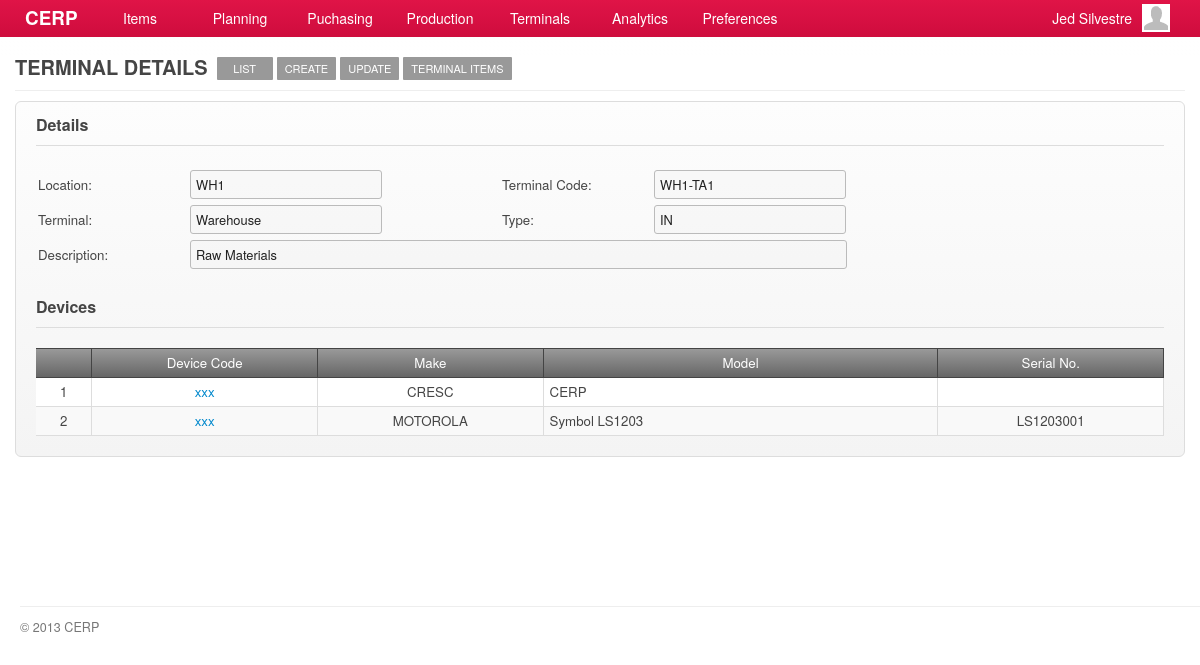
The app's page /account/terminals-show.php?tid=1 (signed in) with its own data.
### tables this page shows
CREATE TABLE `capabilities` (
  `id` int(11) NOT NULL AUTO_INCREMENT,
  `title` varchar(45) DEFAULT NULL,
  `name` varchar(45) DEFAULT NULL,
  `capability` varchar(45) DEFAULT NULL,
  `url` varchar(45) DEFAULT NULL,
  `parent` int(11) DEFAULT NULL,
  PRIMARY KEY (`id`)
);

CREATE TABLE `terminals` (
  `id` int(11) NOT NULL AUTO_INCREMENT,
  `location_id` int(11) DEFAULT NULL,
  `terminal_code` varchar(12) DEFAULT NULL,
  `terminal_name` varchar(45) DEFAULT NULL,
  `type` varchar(3) DEFAULT NULL,
  `description` varchar(100) DEFAULT NULL,
  `created_at` datetime DEFAULT NULL,
  `updated_at` datetime DEFAULT NULL,
  PRIMARY KEY (`id`)
);

CREATE TABLE `locations` (
  `id` int(11) NOT NULL AUTO_INCREMENT,
  `location_code` varchar(10) DEFAULT NULL,
  `location` varchar(45) DEFAULT NULL,
  `description` varchar(100) DEFAULT NULL,
  `parent` varchar(10) DEFAULT NULL,
  `created_at` timestamp NULL DEFAULT NULL,
  `updated_at` timestamp NULL DEFAULT NULL,
  PRIMARY KEY (`id`)
);

CREATE TABLE `terminal_devices` (
  `id` int(11) NOT NULL AUTO_INCREMENT,
  `terminal_id` int(11) DEFAULT NULL,
  `device_id` int(11) DEFAULT NULL,
  `created_at` datetime DEFAULT NULL,
  `updated_at` datetime DEFAULT NULL,
  PRIMARY KEY (`id`)
);

CREATE TABLE `devices` (
  `id` int(11) NOT NULL AUTO_INCREMENT,
  `device_code` varchar(10) DEFAULT NULL,
  `make` varchar(45) DEFAULT NULL,
  `model` varchar(45) DEFAULT NULL,
  `serial_no` varchar(45) DEFAULT NULL,
  `description` varchar(45) DEFAULT NULL,
  `created_at` datetime DEFAULT NULL,
  `updated_at` datetime DEFAULT NULL,
  PRIMARY KEY (`id`)
);

### include/general.class.php (called while the page is built, shortened)
<?php
require('database.class.php');
require('capabilities.class.php');
require('role.class.php');
$DB				= new MySQL;
  $DB->database	= "cerpdb";
  $DB->username	= "cerpuser";
  $DB->password	= "cerpuser";
  $DB->hostname	= "localhost";
$Capabilities	= new Capabilities($DB);
$Signed			= $_SESSION['user'];
$Role		= new Role($DB, $Signed['id']);
?>

### include/role.class.php (called while the page is built, shortened)
<?php
class Role
{
	private $DB;
	private $user_id;
	function Role($db, $uid) {
  	$this->DB = $db;
		$this->user_id = $uid;
  }
	function isCapableByName($cap_name) {
		foreach ($this->getUserRoles() as $user_role) {
			$result = $this->DB->Find('role_capabilities', array(
						  			'columns' 		=> 'role_capabilities.*',
						  			'joins' => 'INNER JOIN capabilities ON capabilities.id = role_capabilities.capability_id',
						  	    'conditions' 	=> 'capabilities.capability="'. $cap_name .'" AND role_id='. $user_role['role_id']));
			if(isset($result)) {
				return TRUE;
			}
		}
	}
	function getUserRoles() {
		$result = $this->DB->Get('user_roles', array(
						  			'columns' 		=> 'user_roles.role_id, roles.name',
						  			'joins' => 'INNER JOIN roles ON roles.id = user_roles.role_id',
						  	    'conditions' 	=> 'user_roles.user_id='. $this->user_id));
		if(isset($result)) {
			return $result;
		}
	}
}

### include/database.class.php (called while the page is built, shortened)
<?php
class MySQL {
  public $username	= "cerpuser";
  public $password	= "cerpuser";
  public $hostname	= "localhost";
  public function Connect() {
    $conn = mysql_connect($this->hostname, $this->username, $this->password) or die("<br/><span class='notice'><p class='error'><strong>ERROR!</strong> Unable to connect to MySQL! </p></span>");
    return $conn;
  }
  public function Query($sql) {
  	$conn = $this->Connect();
    $result = mysql_query($sql, $conn);
	return $result;
  }
	function Find($table, $args='') {
  	if (isset($args)) {
  	  $args['columns'] = (isset($args['columns']) ? $args['columns'] : '*');
  	  $args['joins'] = (isset($args['joins']) ? $args['joins'] : '');
	 	 	$args['conditions'] = ($args['conditions'] == '' ? '' : 'where '.$args['conditions']);
		}
		$sql = "SELECT ".$args['columns']." FROM ".$table." ".$args['joins']." ".$args['conditions'];
		$row = $this->IsEmpty($this->Query($sql));
		return mysql_fetch_array($row);
  }
  function Get($table, $args='') {
  	if (isset($args)) {
  	  $args['columns'] = (isset($args['columns']) ? $args['columns'] : '*');
  	  $args['joins'] = (isset($args['joins']) ? $args['joins'] : '');
		  $args['conditions'] = ($args['conditions'] == '' ? '' : 'WHERE '.$args['conditions']);
  	  $args['order'] = (isset($args['order']) ? ' ORDER BY '.$args['order'] : '');
  	  $args['limit'] = (isset($args['limit']) ? ' LIMIT '.$args['limit'] : '');
  	  $args['group'] = (isset($args['group']) ? ' GROUP BY '.$args['group'] : '');
		}
		$data = array();
		$sql = "SELECT ".$args['columns']." FROM ".$table." ".$args['joins']." ".$args['conditions']." ".$args['group']." ".$args['order']." ".$args['limit'];
		$result = $this->IsEmpty($this->Query($sql));
		if(!empty($result)) {
	      while ($row = mysql_fetch_array($result)) {
	        $data[] = $row;
	      }
		}
		return $data;
  }
  private function IsEmpty($result) {
    if(mysql_num_rows($result) > 0) return $result;
    return null;
  }
}

### include/capabilities.class.php (called while the page is built, shortened)
<?php
class Capabilities {
  private $DB;
	public $All;
	function Capabilities($db) {
		$this->DB = $db;
		$this->GetCapabilities();
	}
  function GetTitle() {
    global $capability_key;
	return $this->All[$capability_key]['title'];
  }
	function GetCapabilities() {
		$capabilities = $this->DB->Get('capabilities', array(
					  			'columns' 		=> 'id, capability, title, name, parent, url',
					  	    'conditions' 	=> 'parent IS NOT null ORDER BY parent'));
		$all = array();
		foreach ($capabilities as $cap) {
			$all[$cap['capability']] = array('title' => $cap['title'],'name' => $cap['name'], 'url' => $cap['url'], 'parent' => $cap['parent']);
		}
		$this->All = $all;
	}
}

### account/terminals-show.php (the view, shortened to what this page needs)
<?php
  $capability_key = 'show_terminal';
  require('header.php');
	$allowed = $Role->isCapableByName($capability_key);
	if(!$allowed) {
		require('inaccessible.php');
	}else{
		if(isset($_GET['tid'])) {
	  	$terminal = $DB->Find('terminals', array(
	  		'columns' => 'terminals.*, locations.location_code AS bldg',
	  		'joins' => 'INNER JOIN locations ON terminals.location_id=locations.id',
	  	  'conditions' => 'terminals.id = '.$_GET['tid']
	  	  ));
		}
?>
	<div id="page">
		<div id="page-title">
    	<h2>
      	<span class="title"><?php echo $Capabilities->GetTitle(); ?></span>
        <?php
				  echo '<a href="'.$Capabilities->All['terminals']['url'].'" class="nav">'.$Capabilities->All['terminals']['name'].'</a>';
				  echo '<a href="'.$Capabilities->All['add_terminal']['url'].'" class="nav">'.$Capabilities->All['add_terminal']['name'].'</a>';
				  echo '<a href="'.$Capabilities->All['edit_terminal']['url'].'?tid='.$_GET['tid'].'" class="nav">'.$Capabilities->All['edit_terminal']['name'].'</a>';
					if(if_contains($terminal['bldg'],'WH1')) $url = 'terminal-wh-items.php?typ=MAT&tid='.$terminal['id'];
				  echo '<a href="'.$url.'" class="nav">Terminal Items</a>';
				?>
      </h2>
		</div>
		<div id="content">
			<form class="form-container">
				<h3 class="form-title">Details</h3>
        <table>
           <tr>
              <td width="150">Location:</td><td width="310"><input type="text" value="<?php echo $terminal['bldg'] ?>" class="text-field" disabled/></td>
              <td width="150">Terminal Code:</td><td><input type="text" value="<?php echo $terminal['terminal_code'] ?>" class="text-field" disabled/></td>
           </tr>
           <tr>
              <td>Terminal:</td><td><input type="text" value="<?php echo $terminal['terminal_name'] ?>" class="text-field" disabled/></td>
              <td>Type:</td><td><input type="text" value="<?php echo $terminal['type'] ?>" class="text-field" disabled/></td>
           </tr>
           <tr>
              <td>Description:</td>
              <td colspan="99">
                <input type="text"  class="text-field" value="<?php echo $terminal['description']?>" style="width:645px" disabled/>
              </td>
           </tr>
           <tr><td height="5" colspan="99"></td></tr>
        </table>
        <br/>
      	<h3 class="form-title">Devices</h3>
	      <div class="grid jq-grid">
	        <table cellspacing="0" cellpadding="0">
	          <thead>
	            <tr>
            		<td width="5%" class="border-right text-center"><a></a></td>
            		<td width="20%" class="border-right text-center"><a>Device Code</a></td>
            		<td width="20%" class="border-right text-center"><a>Make</a></td>
            		<td width="" class="border-right text-center"><a>Model</a></td>
            		<td width="20%" class="border-right text-center"><a>Serial No.</a></td>
	            </tr>
	          </thead>
	          <tbody>
						<?php
								$devices = $DB->Get('terminal_devices', array(
								  			'columns' 		=> 'terminal_devices.*, devices.device_code, devices.make, devices.model, devices.serial_no',
								  			'joins'				=> 'INNER JOIN devices ON terminal_devices.device_id = devices.id',
								  	    'conditions' 	=> 'terminal_devices.terminal_id='.$_GET['tid']));
								if(!$devices) {
									echo '<tr>';
									echo '<td colspan="5">No Record</td>';
									echo '</tr>';
								} else {
									$ctr = 1;
									foreach ($devices as $device) {
										echo '<tr>';
										echo '<td class="border-right text-center">'.$ctr.'</td>';
										echo '<td class="border-right text-center"><a href="devices-show.php?did='.$device['device_id'].'">'.$device['device_code'].'</a></td>';
										echo '<td class="border-right text-center">'.$device['make'].'</td>';
										echo '<td class="border-right">'.$device['model'].'</td>';
										echo '<td class="border-right text-center">'.$device['serial_no'].'</td>';
										echo '</tr>';
										$ctr+=1;
									}
								}
							?>
						</tbody>
					</table>
				</form>
			</div>
		</div>
<?php }
require('footer.php'); ?>

### stylesheets/main.css (style rules this page uses)
*, html, body { margin:0;padding:0; }
html { font-size: 100%; -webkit-text-size-adjust: 100%; -ms-text-size-adjust: 100%; }
body { margin: 0; font-family:"Helvetica Neue", Helvetica, Arial, sans-serif; font-size:14px; line-height:20px; color:#454545; background-color:#ffffff; }
h1, h2, h3, h4 { padding:0 0 5px; margin:0 0 10px; }
h2 { font-size:20px; }
h3 { font-size:16px; }
#page { background-color:#ffffff; font-size:95%; }
#content { padding:0 15px; min-height: 500px; }
#page-title { margin:0 15px 10px; padding:57px 0 0; border-bottom:solid 1px #eeeeee; }
#page-title h2 { margin:0; padding:0 0 10px; }
#page-title h2 .title { float:left; padding-right:5px; text-transform:uppercase; }
#page-title h2 .nav { float:left; display:block; margin:0 0 0 4px; padding:6px 8px; background-color:#999999; color:#ffffff; font-weight:normal; font-size:11px; line-height:11px; cursor:pointer; -webkit-border-radius:1px; -moz-border-radius:1px; border-radius:1px; text-transform:uppercase; min-width:40px; text-align: center; }
.border-right { border-right:solid 1px #dddddd; }
.text-center { text-align:center; }

### stylesheets/form.css (style rules this page uses)
form { margin:0 0 10px; }
form table tr th, form table tr td { padding:2px 0; }
.form-container { padding:20px; border:solid 1px #dddddd; background-color:#f9f9f9; background-image:-moz-linear-gradient(top, #fdfdfd, #f4f4f4); background-image:-webkit-gradient(linear, 0 0, 0 100%, from(#fdfdfd), to(#f4f4f4)); background-image:-webkit-linear-gradient(top, #fdfdfd, #f4f4f4); background-image:-o-linear-gradient(top, #fdfdfd, #f4f4f4); background-image:linear-gradient(to bottom, #fdfdfd, #f4f4f4); -webkit-border-radius:6px; -moz-border-radius:6px; border-radius:6px; }
.form-title { margin:-7px 0 20px; padding:0 0 10px; border-bottom:solid 1px #dddddd; }
input, textarea, select { padding:4px 5px; border:solid 1px #bbbbbb; color:#222222; font-size:97%; font-family:"Helvetica Neue", Helvetica, Arial, sans-serif; -webkit-border-radius:3px; -moz-border-radius:3px; border-radius:3px; }
input.text-field { width:180px; }

### stylesheets/grid.css (style rules this page uses)
.grid { min-width:300px; overflow-x:scroll; background:#ffffff url('../images/bg-dotted.png') repeat left top; }
.grid table { margin:0; padding:0; width:100%; }
.grid table thead tr td { padding:4px 6px; border-top:solid 1px #444444; border-bottom:solid 1px #444444; background-color:#666666; background-image:-moz-linear-gradient(top, #999999, #666666); background-image:-webkit-gradient(linear, 0 0, 0 100%, from(#999999), to(#666666)); background-image:-webkit-linear-gradient(top, #999999, #666666); background-image:-o-linear-gradient(top, #999999, #666666); background-image:linear-gradient(to bottom, #999999, #666666); color:#ffffff; font-weight:normal; }
.grid table thead tr td.border-right { border-color:#444444; }
.grid table thead tr td a { color:#ffffff; }
.grid table tbody tr td { padding:4px 6px; border-bottom:solid 1px #dddddd; background-color:#ffffff; outline:none; -webkit-touch-callout: none; -webkit-user-select: none; -khtml-user-select: none; -moz-user-select: none; -ms-user-select: none; user-select: none; }
.grid table tr:nth-child(even) td { background-color:#f9f9f9; }
.grid table tbody tr td a { display:block; margin:0; padding:0; }

### records on screen
capabilities: title "TERMINAL DETAILS"
capabilities: name "LIST"
capabilities: name "CREATE"
capabilities: name "UPDATE"
terminals: location.location_code "WH1", terminal_code "WH1-TA1", terminal_name "Warehouse", type "IN", description "Raw Materials"
terminal_devices: device.device_code "xxx", device.make "CRESC", device.model "CERP"
terminal_devices: device.device_code "xxx", device.make "MOTOROLA", device.model "Symbol LS1203", device.serial_no "LS1203001"

### other values on screen
$Signed['first_name'] "Jed"
$Signed['last_name'] "Silvestre"
